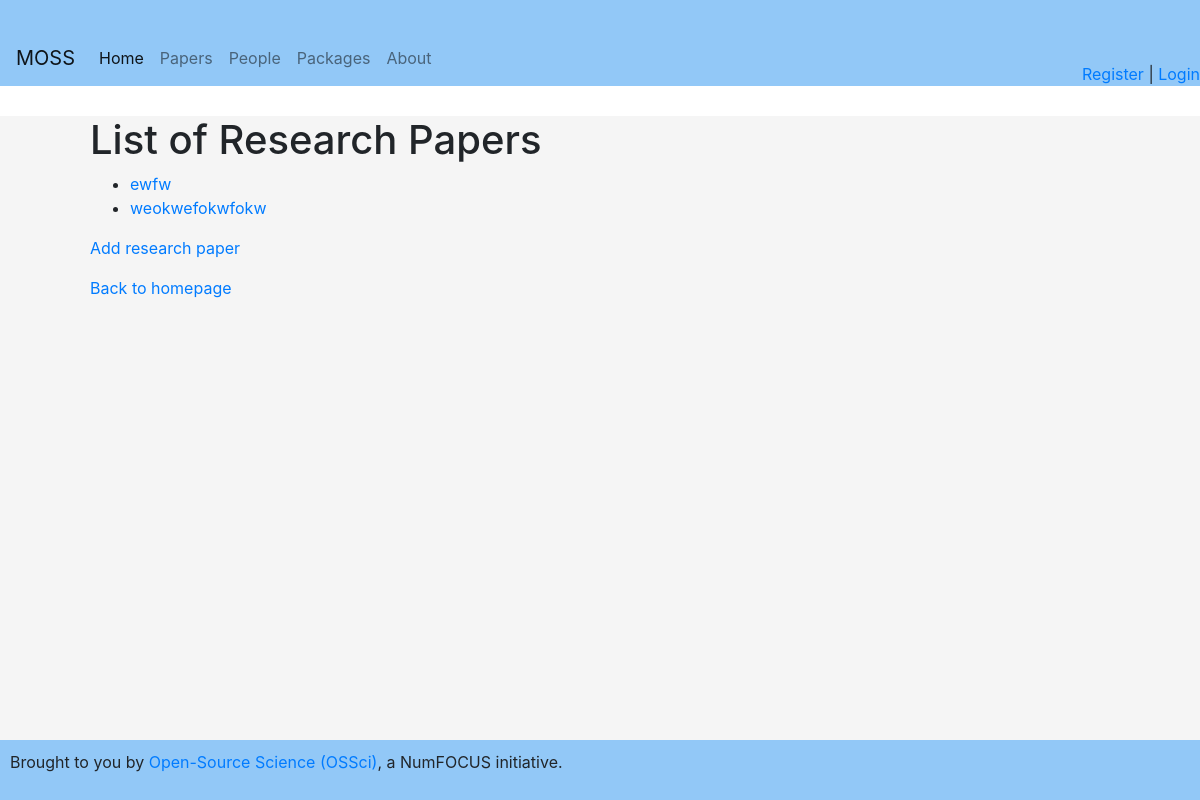
Page /articles on the earlier database version.
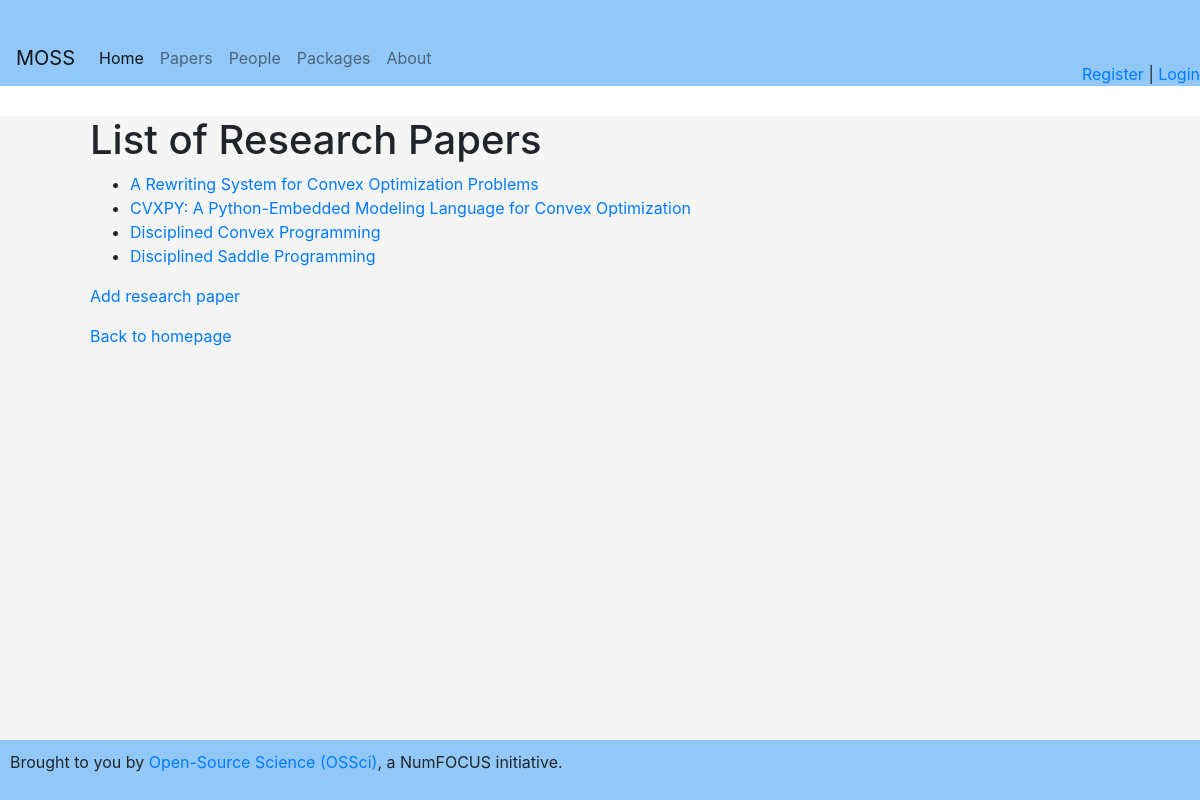
Same page on the later database version.
### app.py (models this page shows)
class Article(db.Model):
    __tablename__ = 'articles'
    id = db.Column(db.Integer, primary_key=True)
    title = db.Column(db.String(120), nullable=False)
    description = db.Column(db.String(500))
    url = db.Column(db.String(200))
    packages = relationship("PackagesPerPaper", back_populates="article")
    persons = relationship("PaperPerPerson", back_populates="article")

### app.py (the view)
@app.route('/articles')
def articles():
    articles = Article.query.all()
    return render_template('articles.html', articles=articles)

### app.py (called while the page is built)
@app.context_processor
def inject_current_user():
    return dict(current_user=current_user)

### templates/articles.html
{% extends 'base.html' %}
{% block content %}
<h1>List of Research Papers</h1>
<ul>
  {% for article in articles %}
    <li><a href="{{ url_for('article_detail', article_id=article.id) }}">{{ article.title }}</a></li>
  {% endfor %}
</ul>
  <p>
    <a href="{{ url_for('add_article') }}">Add research paper</a>
  </p>
  <p>
    <a href="{{ url_for('index') }}">Back to homepage</a>
  </p>
{% endblock %}

### templates/base.html (shortened to what this page needs)
<!DOCTYPE html>
<html>
<head>
  <link rel="stylesheet" type="text/css" href="{{ url_for('static', filename='style.css') }}">
  <link rel="stylesheet" href="https://cdn.jsdelivr.net/npm/bootstrap@4.0.0/dist/css/bootstrap.min.css">
</head>
<body>
{% include 'header.html' %}
<div class="content">
{% block content %}
{% endblock %}
</div>
{% include 'footer.html' %}
</body>
</html>

### templates/header.html (shortened to what this page needs)
<div class="header">
    <div class="header-left">
      <nav class="navbar navbar-expand-lg navbar-light" style="background-color: #92c8f7;">
        <a class="navbar-brand" href="{{ url_for('index') }}">MOSS</a>
        <div class="collapse navbar-collapse" id="navbarNav">
          <ul class="navbar-nav">
            <li class="nav-item active">
              <a class="nav-link" href="{{ url_for('index') }}">Home <span class="sr-only">(current)</span></a>
            </li>
            <li class="nav-item">
              <a class="nav-link" href="{{ url_for('articles') }}">Papers</a>
            </li>
            <li class="nav-item">
              <a class="nav-link" href="{{ url_for('persons') }}">People</a>
            </li>
            <li class="nav-item">
              <a class="nav-link" href="{{ url_for('tools') }}">Packages</a>
            </li>
            <li class="nav-item">
              <a class="nav-link" href="{{ url_for('about') }}">About</a>
            </li>
          </ul>
        </div>
      </nav>
    </div>
    {% if current_user.is_authenticated %}
    <div class="header-right">
      You are logged in as: {{ current_user.email }} | <a href="{{ url_for('logout') }}">Log out</a>
    </div>
  {% else %}
    <div class="header-right">
      <a href="{{ url_for('register') }}">Register</a> |
      <a href="{{ url_for('login') }}">Login</a>
    </div>
  {% endif %}
</div>

### templates/footer.html
<div class="footer">
  <p>
    Brought to you by <a href="https://opensource.science">Open-Source Science (OSSci)</a>,
    a NumFOCUS initiative.
  </p>
</div>

### static/style.css (style rules this page uses)
body { font-family: Arial, sans-serif; background-color: #f5f5f5; margin: 0; padding: 0; min-height: 100vh; display: flex; flex-direction: column; }
.header { background-color: #92c8f7; padding-top: 30px; display: flex; justify-content: space-between; }
.header-left { position: relative; background-color: #92c8f7; }
.header-right { align-self: flex-end; }
.content { background-color: #f5f5f5; padding-left: 90px; margin-top: 30px; flex: 1; }
.footer { background-color: #92c8f7; padding: 10px; margin-top: auto; }
html, body { height: 100%; }

Differences in the rows shown:
removed Article: title "ewfw"
removed Article: title "weokwefokwfokw"
added Article: title "A Rewriting System for Convex Optimization Problems"
added Article: title "CVXPY: A Python-Embedded Modeling Language for Convex Optimization"
added Article: title "Disciplined Convex Programming"
added Article: title "Disciplined Saddle Programming"
